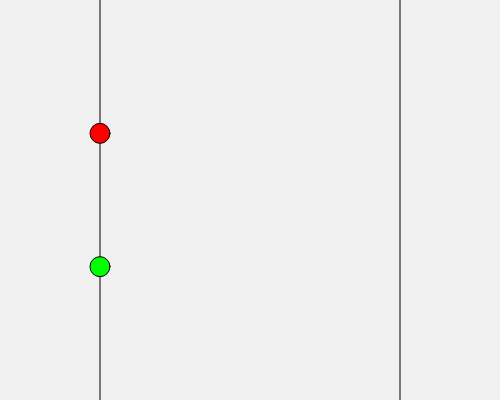
Frame 1 (no input)
Frame 60 (no input): identical to frame 1, image omitted
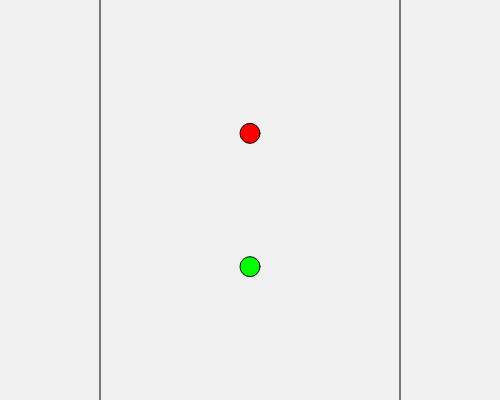
Frame 120 (the mouse pressed at the canvas centre since frame 60)

The p5.js sketch that drew these frames (run headless with seeded random() and noise() and a simulated clock; from frame 60 on, the mouse is pressed at the canvas centre):

// p5.js sketch
// ── sketch.js
var minX = 100;
var maxX = 400;

var constrainedEllipseX = 0;
var mappedEllipseX = 0;

function setup(){
  createCanvas(500,400);

}

function draw(){

  background(240);

  line(minX,0,minX,height);
  line(maxX, 0, maxX, height);

  //constrain(value, min, max)
  constrainedEllipseX = constrain(mouseX, minX, maxX);

  //map(value, inputMin, inputMax, outputMin, outputMax)
  mappedEllipseX = map(mouseX, 0, width, minX, maxX);

  fill(255,0,0);
  ellipse(constrainedEllipseX, height/3, 20, 20);

  fill(0,255,0);
  ellipse(mappedEllipseX, height*2/3, 20, 20);

}
